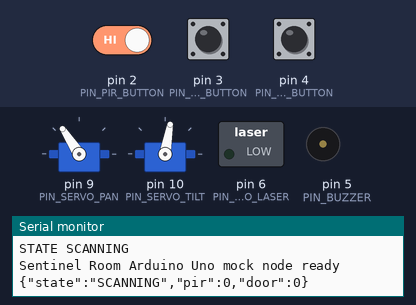
Bench run of a sketch on a simulated Arduino Uno, built with avr-gcc and run on an emulated ATmega328P. Parts: 2 × servo, switched loads named in the sketch (green lamp = pin HIGH), buzzer (waves = sounding), the last lines printed to the serial monitor. Inputs (shaded band) come from the test bench; at power-on: pin 2 (PIN_PIR_BUTTON) HIGH, pin 4 (PIN_STOP_BUTTON) HIGH, pin 3 (PIN_DOOR_BUTTON) HIGH.

Above: at 1.2 s.
1.3 s: pin 2 (PIN_PIR_BUTTON) driven LOW
At 2.97 s:
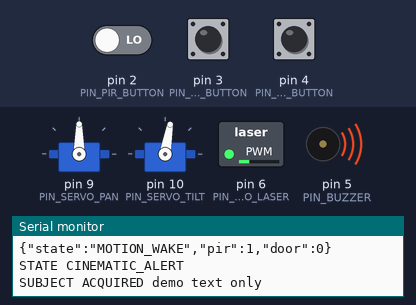
At 4.1 s:
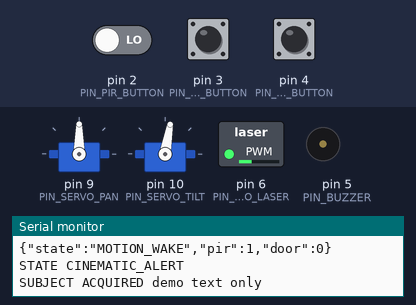
4.3 s: pin 2 (PIN_PIR_BUTTON) driven HIGH
At 7.25 s:
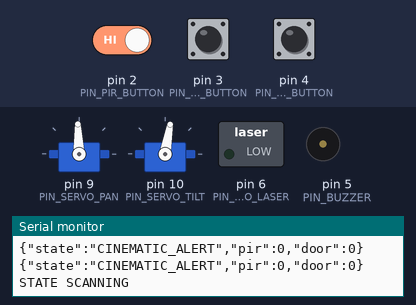
7.3 s: pin 4 (PIN_STOP_BUTTON) pulled LOW for 0.15 s
Timing chart, 0 to 10.3 s (numbered marks = the images above; inputs shaded):
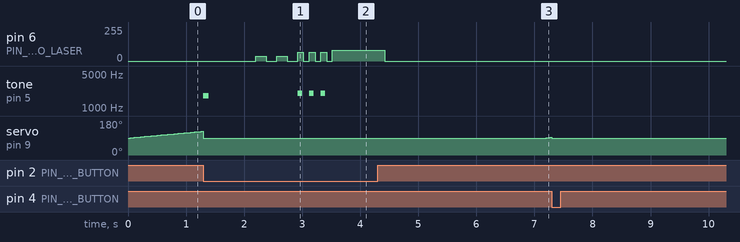

Measured:
- after the input at 1.3 s, pin 6 (PIN_PSEUDO_LASER): 0/255 → 35/255 after 0.90 s, → 0/255 0.18 s later, → 35/255 0.18 s later, → 0/255 0.18 s later, … (11 changes in this stretch); tone on pin 5 (PIN_BUZZER): plays 1800 Hz for 0.09 s, 2000 Hz for 0.08 s, 2000 Hz for 0.08 s, 2000 Hz for 0.08 s, starting at once
- after the input at 4.3 s, tone on pin 5 (PIN_BUZZER): stays silent (without the input it goes to 1800 Hz after 2.9 s); servo on pin 9 (PIN_SERVO_PAN): 90° → 93° after 2.9 s

The sketch:

arduino_uno_mock_node.ino
```cpp
#include <Servo.h>

const int PIN_SERVO_PAN = 9;
const int PIN_SERVO_TILT = 10;
const int PIN_PSEUDO_LASER = 6;
const int PIN_BUZZER = 5;
const int PIN_PIR_BUTTON = 2;
const int PIN_DOOR_BUTTON = 3;
const int PIN_STOP_BUTTON = 4;

const int PAN_MIN = 20;
const int PAN_MAX = 160;
const int PAN_CENTER = 90;
const int TILT_CENTER = 80;
const int PSEUDO_LASER_MAX_PWM = 80;

Servo panServo;
Servo tiltServo;

enum State {
  IDLE,
  SCANNING,
  MOTION_WAKE,
  CINEMATIC_ALERT,
  SAFE_MODE
};

State state = SCANNING;
int panAngle = PAN_CENTER;
int scanDirection = 1;
unsigned long stateStartedMs = 0;
unsigned long lastScanMs = 0;
unsigned long lastSerialMs = 0;
bool alertPlayed = false;

const char* stateName(State current) {
  switch (current) {
    case IDLE: return "IDLE";
    case SCANNING: return "SCANNING";
    case MOTION_WAKE: return "MOTION_WAKE";
    case CINEMATIC_ALERT: return "CINEMATIC_ALERT";
    case SAFE_MODE: return "SAFE_MODE";
  }
  return "UNKNOWN";
}

void setState(State next) {
  state = next;
  stateStartedMs = millis();
  alertPlayed = false;
  Serial.print("STATE ");
  Serial.println(stateName(state));
}

void pseudoLaserOff() {
  analogWrite(PIN_PSEUDO_LASER, 0);
}

void centerServos() {
  panAngle = PAN_CENTER;
  panServo.write(PAN_CENTER);
  tiltServo.write(TILT_CENTER);
}

void stopAll() {
  pseudoLaserOff();
  noTone(PIN_BUZZER);
  centerServos();
  setState(SAFE_MODE);
  Serial.println("STOP_ALL: outputs off, servos centered");
}

void lockOnLedPattern() {
  for (int i = 0; i < 2; i++) {
    analogWrite(PIN_PSEUDO_LASER, 35);
    delay(180);
    pseudoLaserOff();
    delay(180);
  }
  for (int i = 0; i < 3; i++) {
    analogWrite(PIN_PSEUDO_LASER, 65);
    tone(PIN_BUZZER, 2000, 80);
    delay(100);
    pseudoLaserOff();
    delay(100);
  }
  analogWrite(PIN_PSEUDO_LASER, PSEUDO_LASER_MAX_PWM);
  delay(900);
  pseudoLaserOff();
}

void setup() {
  Serial.begin(115200);
  panServo.attach(PIN_SERVO_PAN);
  tiltServo.attach(PIN_SERVO_TILT);
  pinMode(PIN_PSEUDO_LASER, OUTPUT);
  pinMode(PIN_BUZZER, OUTPUT);
  pinMode(PIN_PIR_BUTTON, INPUT_PULLUP);
  pinMode(PIN_DOOR_BUTTON, INPUT_PULLUP);
  pinMode(PIN_STOP_BUTTON, INPUT_PULLUP);
  pseudoLaserOff();
  centerServos();
  setState(SCANNING);
  Serial.println("Sentinel Room Arduino Uno mock node ready");
}

void loop() {
  bool stopPressed = digitalRead(PIN_STOP_BUTTON) == LOW;
  bool pirPressed = digitalRead(PIN_PIR_BUTTON) == LOW;
  bool doorPressed = digitalRead(PIN_DOOR_BUTTON) == LOW;

  if (stopPressed) {
    stopAll();
    delay(250);
    return;
  }

  if (state == SCANNING && millis() - lastScanMs > 35) {
    lastScanMs = millis();
    panAngle += scanDirection;
    if (panAngle >= PAN_MAX || panAngle <= PAN_MIN) scanDirection *= -1;
    panServo.write(constrain(panAngle, PAN_MIN, PAN_MAX));
  }

  if ((pirPressed || doorPressed) && (state == IDLE || state == SCANNING)) {
    setState(MOTION_WAKE);
    centerServos();
    tone(PIN_BUZZER, 1800, 90);
    Serial.println("Unknown presence sensor wake");
  }

  if (state == MOTION_WAKE && millis() - stateStartedMs > 900) {
    setState(CINEMATIC_ALERT);
  }

  if (state == CINEMATIC_ALERT) {
    if (!alertPlayed) {
      alertPlayed = true;
      Serial.println("SUBJECT ACQUIRED demo text only");
      lockOnLedPattern();
    }
    if (millis() - stateStartedMs > 5000) {
      pseudoLaserOff();
      noTone(PIN_BUZZER);
      setState(SCANNING);
    }
  }

  if (millis() - lastSerialMs > 1000) {
    lastSerialMs = millis();
    Serial.print("{\"state\":\"");
    Serial.print(stateName(state));
    Serial.print("\",\"pir\":");
    Serial.print(pirPressed ? 1 : 0);
    Serial.print(",\"door\":");
    Serial.print(doorPressed ? 1 : 0);
    Serial.println("}");
  }
}
```
